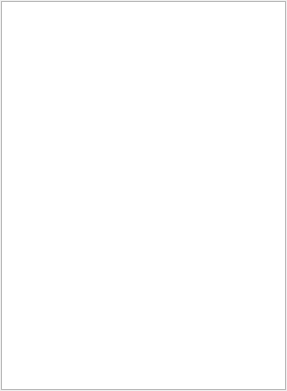
<?xml version="1.0" encoding="UTF-8"?>
<ui version="4.0">
 <class>CTG_InResultModelPossibilities</class>
 <widget class="QWidget" name="CTG_InResultModelPossibilities">
  <property name="geometry">
   <rect>
    <x>0</x>
    <y>0</y>
    <width>287</width>
    <height>391</height>
   </rect>
  </property>
  <property name="windowTitle">
   <string>Form</string>
  </property>
  <layout class="QVBoxLayout" name="verticalLayout">
   <property name="leftMargin">
    <number>1</number>
   </property>
   <property name="topMargin">
    <number>1</number>
   </property>
   <property name="rightMargin">
    <number>1</number>
   </property>
   <property name="bottomMargin">
    <number>1</number>
   </property>
   <item>
    <widget class="QTreeView" name="treeView"/>
   </item>
  </layout>
 </widget>
 <resources/>
 <connections/>
</ui>
